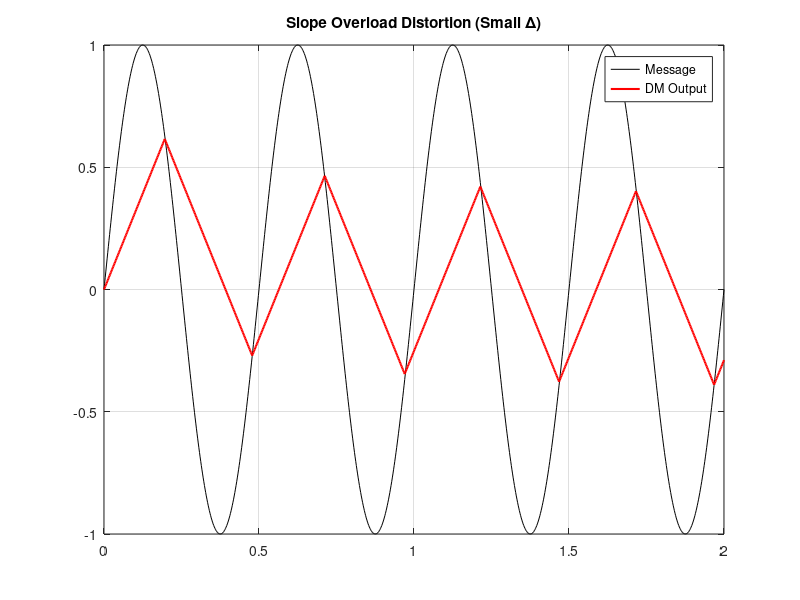
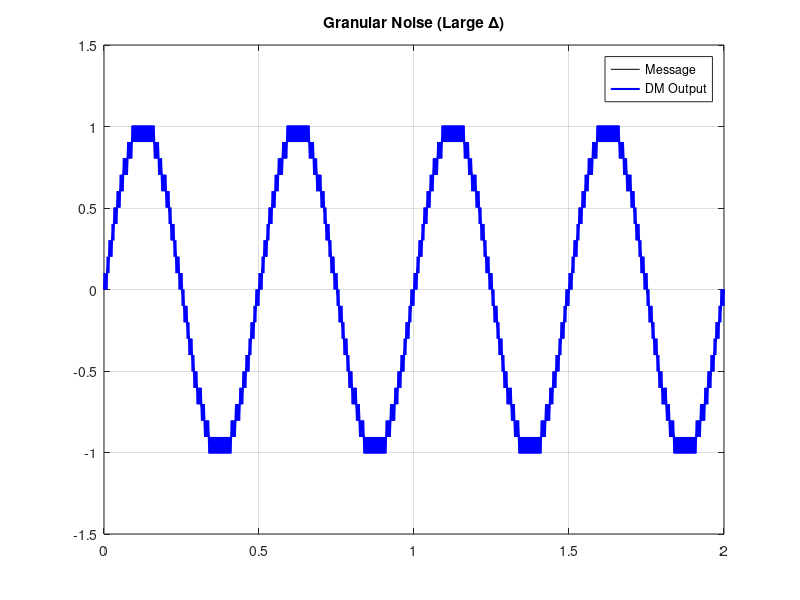

Here is the MATLAB script that generated these plots, in order:
Am = 1;
fm = 2;
fs = 500;
t = 0:1/fs:2;

m = Am*sin(2*pi*fm*t);
delta_optimal = 2*pi*fm*Am/fs;

% 1. Slope Overload Distortion

delta_small = delta_optimal/4;
mq_slope = zeros(size(m));

for n = 2:length(m)
    if m(n) >= mq_slope(n-1)
        mq_slope(n) = mq_slope(n-1) + delta_small;
    else
        mq_slope(n) = mq_slope(n-1) - delta_small;
    end
end

figure;
plot(t,m,'k',t,mq_slope,'r','LineWidth',1.5);
title('Slope Overload Distortion (Small \Delta)');
legend('Message','DM Output');
grid on;

% 2. Granular Noise 
delta_large = 4*delta_optimal;
mq_gran = zeros(size(m));

for n = 2:length(m)
    if m(n) >= mq_gran(n-1)
        mq_gran(n) = mq_gran(n-1) + delta_large;
    else
        mq_gran(n) = mq_gran(n-1) - delta_large;
    end
end

figure;
plot(t,m,'k',t,mq_gran,'b','LineWidth',1.5);
title('Granular Noise (Large \Delta)');
legend('Message','DM Output');
grid on;
